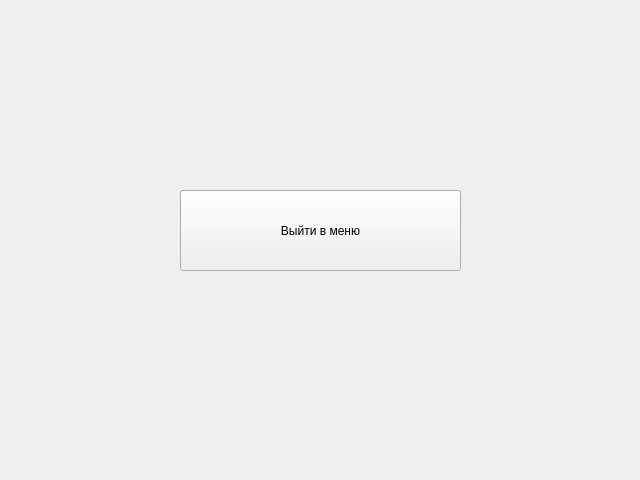
<?xml version="1.0" encoding="UTF-8"?>
<ui version="4.0">
 <class>AdminWindow</class>
 <widget class="QWidget" name="AdminWindow">
  <property name="geometry">
   <rect>
    <x>0</x>
    <y>0</y>
    <width>640</width>
    <height>480</height>
   </rect>
  </property>
  <property name="windowTitle">
   <string>Меню администратора</string>
  </property>
  <widget class="QPushButton" name="pushButton">
   <property name="geometry">
    <rect>
     <x>180</x>
     <y>190</y>
     <width>281</width>
     <height>81</height>
    </rect>
   </property>
   <property name="text">
    <string>Выйти в меню</string>
   </property>
  </widget>
 </widget>
 <resources/>
 <connections/>
</ui>
